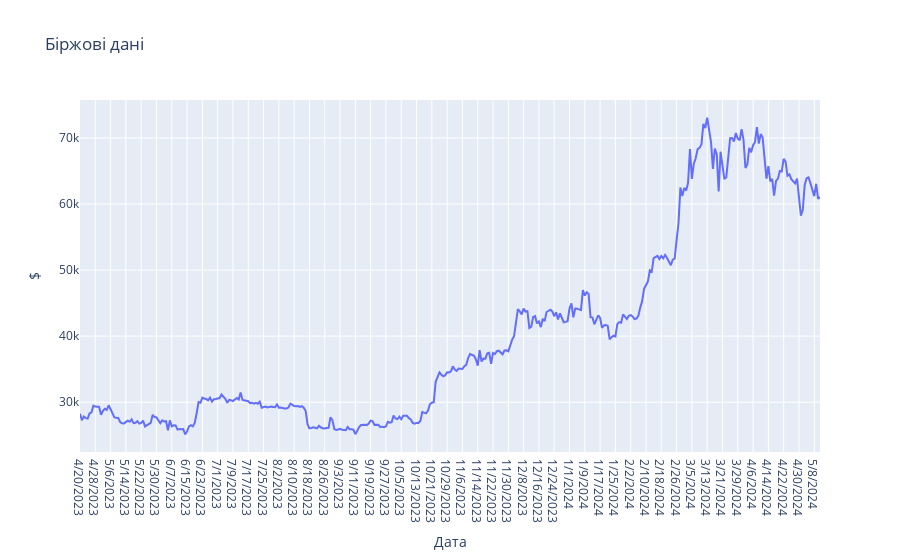
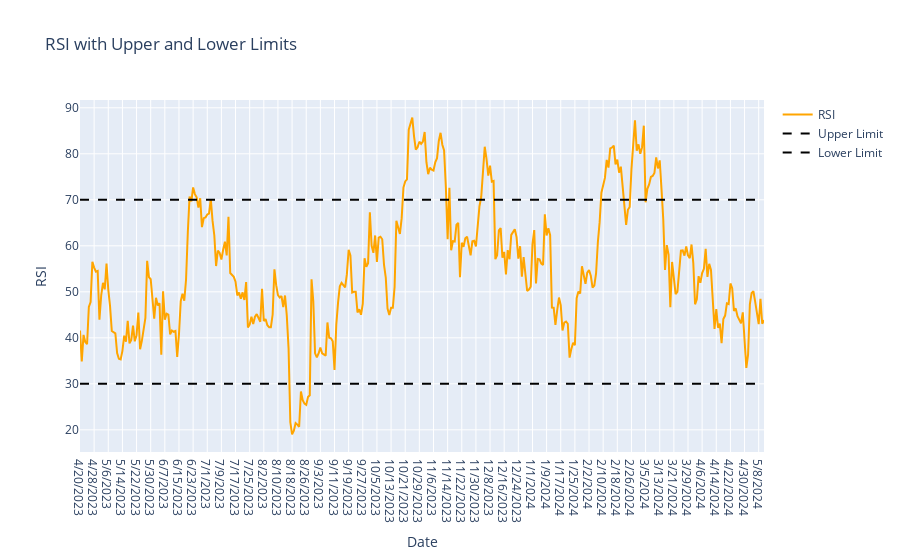

Notebook source saved alongside these figures, in order:
### Markdown cell above
На початку місяця MACD був нижче за лінію сигналу, що може вказувати на переважання від'ємного настрою на ринку. Це може свідчити про загальну негативну тенденцію або зниження цін.

У середині місяця MACD перетнув гістограму зверху вниз та став у від'ємному діапазоні. Це може бути ознакою зміни зростання на зниження і може вказувати на загострення негативного настрою на ринку.

Під кінець місяця MACD трохи перевищив лінію сигналу, але все ще перебував у від'ємному діапазоні. Це може бути ознакою тимчасового збільшення позитивного настрою, але загальна тенденція залишалася негативною.

### Code cell
# Побудова графіка
trace_rsi = go.Scatter(x=data.index, y=data['RSI'], mode='lines', name='RSI', line=dict(color='orange'))

plot_line_chart(data, "Біржові дані", "$", y_columns=["Close"], x_column="Data")

# Граничні лінії
upper_limit = 70
lower_limit = 30
trace_upper_limit = go.Scatter(x=data.index, y=[upper_limit] * len(data), mode='lines', name='Upper Limit', line=dict(color='black', dash='dash'))
trace_lower_limit = go.Scatter(x=data.index, y=[lower_limit] * len(data), mode='lines', name='Lower Limit', line=dict(color='black', dash='dash'))

# Створення графіку
layout = go.Layout(title='RSI with Upper and Lower Limits', xaxis=dict(title='Date'), yaxis=dict(title='RSI'))

fig = go.Figure(data=[trace_rsi, trace_upper_limit, trace_lower_limit], layout=layout)

# Відображення графіку
fig.show()

### Figure 1 — Plotly figure (JSON) as saved in the notebook; plotly's stock layout.template omitted (floating-point values rounded to 4 significant figures; data arrays with more than 128 entries replaced by an {"elided": "..."} marker saying what was removed)
{"data": [{"mode": "lines", "name": "Close", "type": "scatter", "x": {"elided": "388 str values"}, "y": {"elided": "388 float values"}}], "layout": {"title": {"text": "Біржові дані"}, "xaxis": {"title": {"text": "Дата"}}, "yaxis": {"title": {"text": "$"}}}}

### Figure 2 — Plotly figure (JSON) as saved in the notebook; plotly's stock layout.template omitted (floating-point values rounded to 4 significant figures; data arrays with more than 128 entries replaced by an {"elided": "..."} marker saying what was removed)
{"data": [{"line": {"color": "orange"}, "mode": "lines", "name": "RSI", "type": "scatter", "x": {"elided": "388 str values"}, "y": {"elided": "388 float values"}}, {"line": {"color": "black", "dash": "dash"}, "mode": "lines", "name": "Upper Limit", "type": "scatter", "x": {"elided": "388 str values"}, "y": {"elided": "388 int values"}}, {"line": {"color": "black", "dash": "dash"}, "mode": "lines", "name": "Lower Limit", "type": "scatter", "x": {"elided": "388 str values"}, "y": {"elided": "388 int values"}}], "layout": {"title": {"text": "RSI with Upper and Lower Limits"}, "xaxis": {"title": {"text": "Date"}}, "yaxis": {"title": {"text": "RSI"}}}}
